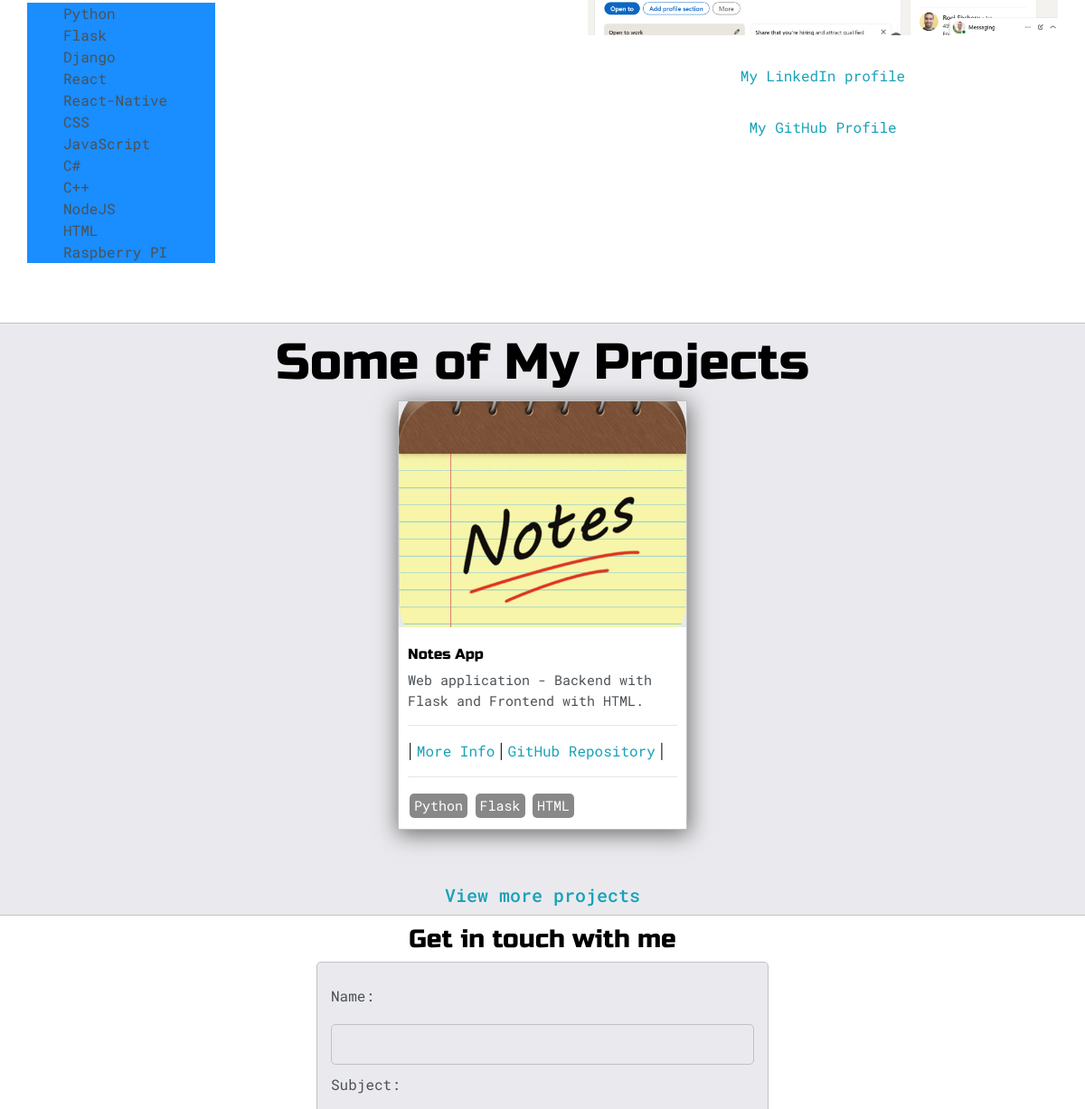
Before: / (middle part) with the older database file.
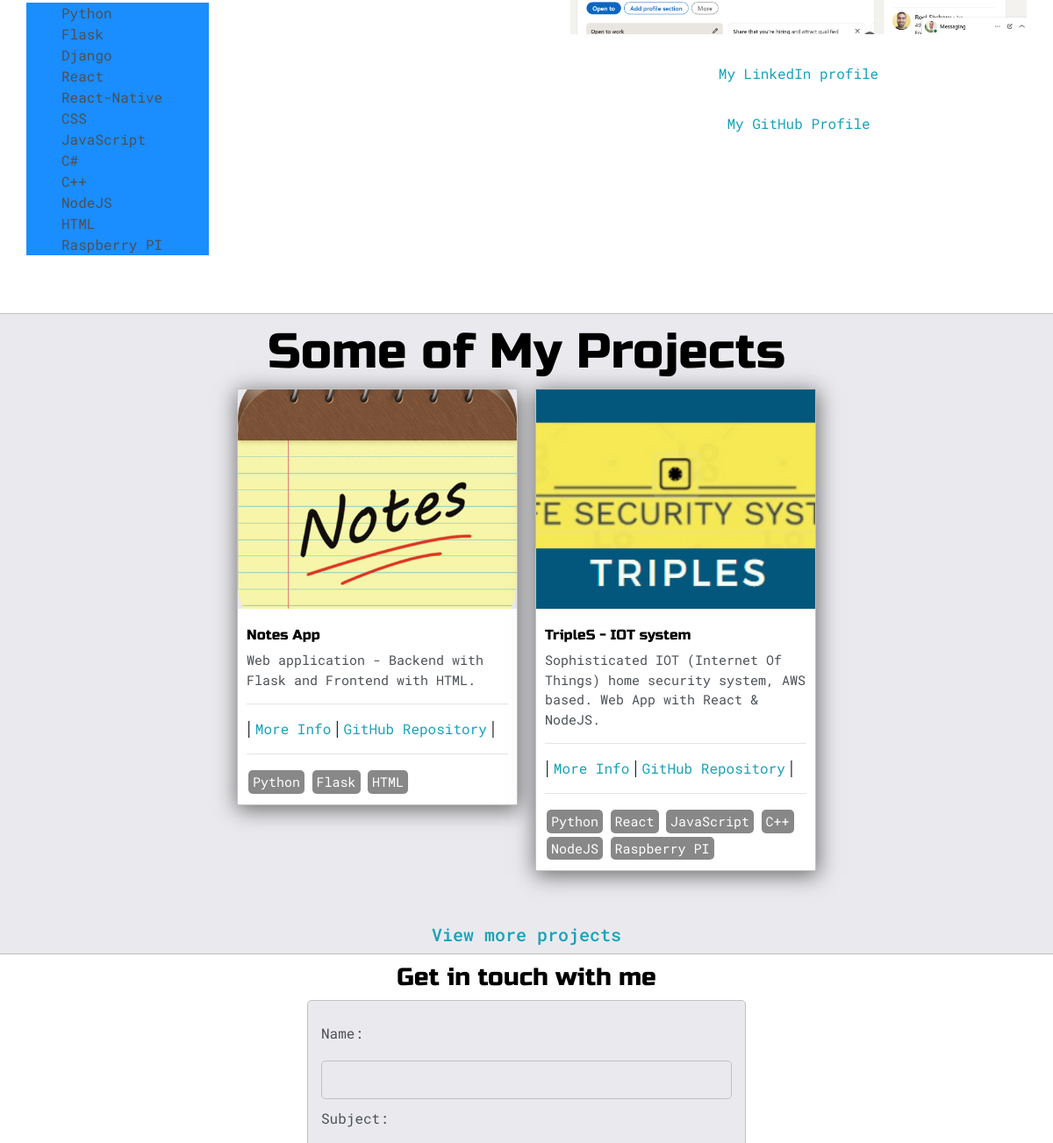
After: the same page with the newer database file.
### base_app/models.py (models this page shows, shortened)
class Tag(models.Model):
    name = models.CharField(max_length=50)
    def __str__(self):
        return self.name

class Post(models.Model):
    headline = models.CharField(max_length=80)
    sub_headline = models.CharField(max_length=200, null=True)
    repo_link = models.CharField(max_length=150, null=True, default="#")
    thumbnail = models.ImageField(
        null=True, blank=True, upload_to="images", default="placeholder.png"
    )
    video = models.FileField(null=True, blank=True, upload_to="videos")
    body = RichTextUploadingField(null=True, blank=True)
    date_created = models.DateTimeField(auto_now_add=True)
    is_active = models.BooleanField(default=False)
    featured = models.BooleanField(default=False)
    tags = models.ManyToManyField(Tag, null=True)
    slug = models.SlugField(null=True, blank=True)

### base_app/views.py (the view)
# urls.py: path('', views.home, name='home'),
def home(request):
    posts = Post.objects.filter(is_active=True, featured=True)[0:3]
    tags = Tag.objects.all()
    context = {'posts': posts, 'tags': tags}
    return render(request, 'index.html', context=context)

### base_app/templates/index.html (shortened to what this page needs)
{% extends 'base_layout.html' %}
{% load static %}
{% block content %}
    <section class="s2">
        <div class="main-container">
            <div class="about-wrapper">
                <div class="about-me">
                    <div id="skills">
                        <ul>
                            {% for tag in tags %}
                                <li>{{ tag.name }}</li>
                            {% endfor %}
                        </ul>
                    </div>
                </div>
                <div class="social-links">
                    <img id="social_img" src="{% static 'media/linkedin_profile.png' %}">
                    <a target="_blank" href="https://www.linkedin.com/in/ofir-nahshoni-fullstack/">My LinkedIn profile</a>
                    <a target="_blank" href="https://github.com/OfirNahshoni/">My GitHub Profile</a>
                </div>
            </div>
        </div>
    </section>
    <section class="s1">
        <div class="main-container">
            <h1 style="text-align: center;">Some of My Projects</h1>
            <div class="post-wrapper">
                {% for post in posts %}
                    <div>
                        <div class="post">
                            {% if post.thumbnail.url is not none %}
                                <img class="thumbnail" src="{{ post.thumbnail.url }}">
                            {% else %}
                                <img class="thumbnail" src="{% static 'media/placeholder.png' %}">
                            {% endif %}
                            <div class="post-preview">
                                <h6 class="post-title">{{ post.headline }}</h6>
                                <p class="post-content">{{ post.sub_headline }}</p>
                                <hr>
                                {% if post.repo_link != '#' %}
                                    | <a href="{% url 'post' post.slug %}">More Info</a>
                                    | <a target="_blank" href="{{ post.repo_link }}">GitHub Repository</a> |
                                {% else %}
                                    | <a href="{% url 'post' post.slug %}">More Info</a> |
                                {% endif %}
                                <hr>
                                {% for tag in post.tags.all %}
                                    <span class="tag">{{ tag }}</span>
                                {% endfor %}
                            </div>
                        </div>
                    </div>
                    {% empty %}
                        <h3 align="center">No posts found</h3>
                {% endfor %}
            </div>
            <h5 align="center"><a href="{% url 'posts' %}">View more projects</a></h5>
        </div>
    </section>
    <section class="s2">
        <div class="main-container">
            <h3 style="text-align: center;">Get in touch with me</h3>
            <form id="contact-form" action="{% url 'send_email' %}" method="POST">
                <label>Name:</label>
                <input class="input-field" type="text" name="name">
                <label>Subject:</label>
            </form>
        </div>
    </section>
{% endblock %}

### base_app/templates/base_layout.html (shortened to what this page needs)
<!DOCTYPE html>
{% load static %}
<html lang="en">
<head>
    <link
        rel="stylesheet"
        href="https://stackpath.bootstrapcdn.com/bootstrap/4.4.1/css/bootstrap.min.css"
      />
      <link rel="stylesheet" href="{% static 'css/default.css' %}">
      <link id="theme-style" rel="stylesheet" href="">
</head>
<body>
    {% block content %}{% endblock %}
</body>
</html>

### static/css/default.css (style rules this page uses)
:root { --mainColor: #eaeaee; --secondaryColor: #fff; --borderColor: #c1c1c1; --mainText: black; --secondaryText: #4b5156; --themeDotBorder: #24292e; --previewBg: rgb(222, 240, 243, 0.8); --previewShadow: #f0ead6; --buttonColor: black; --skillsArea: #1a8dff; }
html, body { padding: 0; margin: 0; }
body * { transition: 0.3s; }
h1, h2, h3, h4, h5, h6, strong { color: var(--mainText); font-family: 'Russo One', sans-serif; font-weight: 500; padding-top: 10px; }
p, a, li, span, label, input, textarea { color: var(--secondaryText); font-family: 'Roboto Mono', monospace; }
a { text-decoration: none; color: #17a2b8; }
ul { list-style: none; }
h1 { font-size: 56px; }
h3 { font-size: 28px; }
h5 { font-size: 20px; }
h6 { font-size: 16px; }
.s1 { background-color: var(--mainColor); border-bottom: 1px solid var(--borderColor); overflow: auto; }
.s2 { background-color: var(--secondaryColor); border-bottom: 1px solid var(--borderColor); overflow: auto; }
.main-container { width: 1200px; margin: 0 auto; }
.about-wrapper { display: grid; grid-template-columns: repeat(auto-fit, minmax(320px, 1fr)); padding-top: 50px; padding-bottom: 50px; gap: 100px; }
#skills { display: flexbox; justify-content: left; background-color: var(--skillsArea); width: 40%; }
.social-links { display: grid; align-content: center; text-align: center; }
#social_img { width: 100%; }
.post-wrapper { display: grid; grid-template-columns: repeat(auto-fit, 320px); gap: 20px; justify-content: center; padding-bottom: 50px; }
.post { border: 1px solid var(--borderColor); -webkit-box-shadow: 1px 4px 23px 1px rgba(0,0,0,0.55); box-shadow: 1px 4px 23px 1px rgba(0,0,0,0.55); }
.tag { display: inline-block; color: #fff; background-color: #888; border-radius: 5px; margin: 2px; padding: 2px 5px; font-size: 15px; }
.thumbnail { display: block; width: 100%; height: 250px; object-fit: cover; }
.post-preview { background-color: white; padding: 10px; margin: 0; }
.post-title { color: black; }
.post-content { color: #4b5156; font-size: 15px; }
#contact-form { display: block; max-width: 500px; margin: 0 auto; border: 1px solid var(--borderColor); background-color: var(--mainColor); padding: 15px; margin-bottom: 50px; border-radius: 5px; justify-content: center; align-items: center; }
#contact-form label { line-height: 2.8em; }
.input-field { width: 100%; padding-top: 10px; padding-bottom: 10px; border: 1px solid var(--borderColor); background-color: var(--mainColor); border-radius: 5px; font-size: 15px; }
@media screen and (max-width: 1200px) { .main-container { width: 95%; } }

Changed rows visible on the page:
added Post: thumbnail (picture), headline "TripleS - IOT system", sub_headline "Sophisticated IOT (Internet Of Things) home security system, AWS based. Web App with React & NodeJS.", Tag (name "Python"), Tag (name "React"), Tag (name "JavaScript"), Tag (name "C++"), Tag (name "NodeJS"), Tag (name "Raspberry PI")
